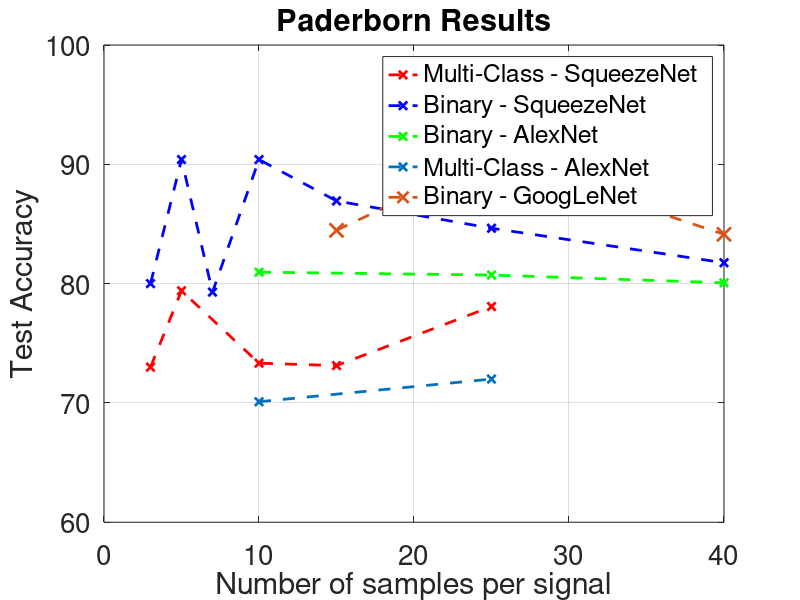

MATLAB code for this plot:
% This script just plots results of the DL_V3 model with different sample lengths.


SampleLengthsBinary = [3 5 7 10 15 25 40];

TestAccuraciesBinary = [80.00 90.40 79.29 90.40 86.93 84.64 81.75];

SampleLengthsMulti = [3 5 10 15 25];

TestAccuraciesMulti = [73.00 79.40 73.33 73.13 78.08];

SampleLengthsBinaryAlex = [10 25 40];
SampleLengthsMultiAlex = [10 25];

TestAccuraciesBinaryAlex = [80.96 80.72 80.07];
TestAccuraciesMultiAlex = [70.1 72];

SampleLengthsBinaryGoogle = [15 25 40];
TestAccuraciesBinaryGoogle = [84.47 90.60 84.13];

%%

figure;
plot(SampleLengthsMulti,TestAccuraciesMulti,'rx--','LineWidth',2)
hold on
plot(SampleLengthsBinary,TestAccuraciesBinary,'bx--','LineWidth',2)
plot(SampleLengthsBinaryAlex,TestAccuraciesBinaryAlex,'gx--','LineWidth',2)
plot(SampleLengthsMultiAlex,TestAccuraciesMultiAlex,'x--','LineWidth',2)
plot(SampleLengthsBinaryGoogle,TestAccuraciesBinaryGoogle,'x--','LineWidth',2,'MarkerSize',10)
legend('Multi-Class - SqueezeNet','Binary - SqueezeNet','Binary - AlexNet','Multi-Class - AlexNet','Binary - GoogLeNet','FontSize', 20)
xlabel('Number of samples per signal')
ylabel('Test Accuracy')
title('Paderborn Results')
set(gca,'FontSize',20)
ylim([60 100])
grid on
